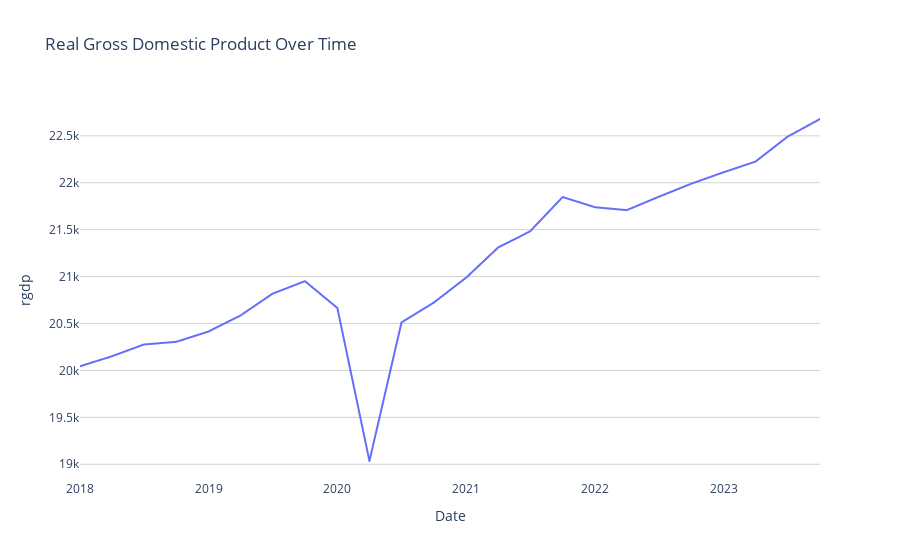

This figure's notebook cell:
### Code cell
plot_time_series_plotly(processed_real_gdp, 'index', 'rgdp', 'Real Gross Domestic Product Over Time')

### Figure 1 — Plotly figure (JSON) as saved in the notebook; plotly's stock layout.template omitted (floating-point values rounded to 4 significant figures; data arrays with more than 128 entries replaced by an {"elided": "..."} marker saying what was removed)
{"data": [{"hovertemplate": "index=%{x}<br>rgdp=%{y}<extra></extra>", "legendgroup": "", "line": {"color": "#636efa", "dash": "solid"}, "marker": {"symbol": "circle"}, "mode": "lines", "name": "", "showlegend": false, "type": "scattergl", "x": {"elided": "2100 str values"}, "xaxis": "x", "y": {"elided": "2100 float values"}, "yaxis": "y"}], "layout": {"legend": {"tracegroupgap": 0}, "plot_bgcolor": "white", "title": {"text": "Real Gross Domestic Product Over Time"}, "xaxis": {"anchor": "y", "domain": [0, 1], "showgrid": false, "title": {"text": "Date"}}, "yaxis": {"anchor": "x", "domain": [0, 1], "gridcolor": "lightgrey", "showgrid": true, "title": {"text": "rgdp"}}}}
